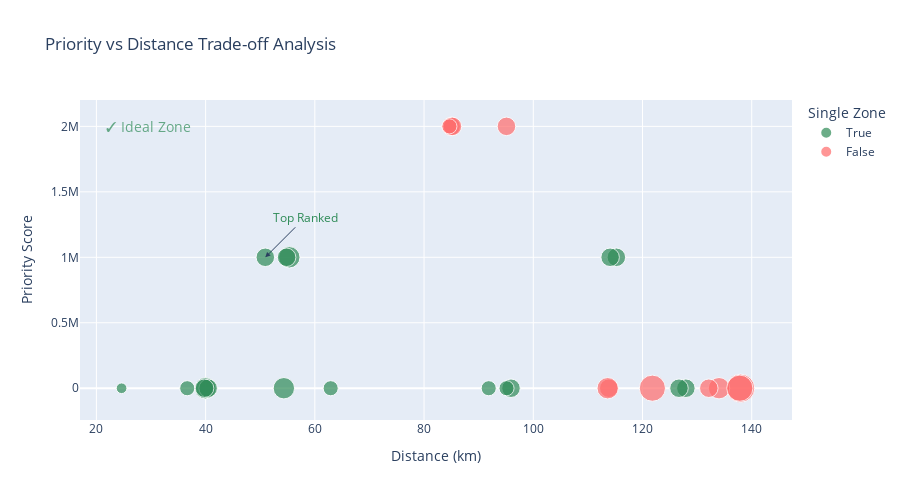

This figure's notebook cell:
### Code cell
# Scatter: Priority vs Distance with annotations
fig = px.scatter(
    results_df,
    x="total_distance_km",
    y="total_priority",
    size="order_count",
    color="is_single_zone",
    color_discrete_map={True: "#2E8B57", False: "#FF6B6B"},
    hover_data=["strategy", "zones", "total_pallets"],
    title="Priority vs Distance Trade-off Analysis",
    labels={
        "total_distance_km": "Distance (km)",
        "total_priority": "Priority Score",
        "is_single_zone": "Single Zone",
    },
)

# Mark top dispatch
top = results_df.iloc[0]
fig.add_annotation(
    x=top["total_distance_km"], y=top["total_priority"],
    text="Top Ranked", showarrow=True, arrowhead=2,
    ax=40, ay=-40, font=dict(color="#2E8B57", size=12)
)

# Add quadrant shading annotation
fig.add_annotation(
    x=results_df["total_distance_km"].min() + 5,
    y=results_df["total_priority"].max() - 1000,
    text="✓ Ideal Zone",
    showarrow=False,
    font=dict(color="#2E8B57", size=14),
    opacity=0.7
)

fig.update_layout(height=500)
fig.show()

### Figure 1 — Plotly figure (JSON) as saved in the notebook; plotly's stock layout.template omitted (floating-point values rounded to 4 significant figures)
{"data": [{"customdata": [["greedy_zone_caba", "CABA", 8.93], ["greedy_zone_caba", "CABA", 8], ["greedy_zone_caba", "CABA", 7.09], ["greedy_zone_north", "NORTH_ZONE", 7.36], ["greedy_zone_north", "NORTH_ZONE", 6.74], ["greedy_zone_south", "SOUTH_ZONE", 8.06], ["greedy_best_fit", "CABA", 8], ["greedy_zone_caba", "CABA", 8.91], ["greedy_zone_spillover", "CABA", 7.89], ["greedy_zone_south", "SOUTH_ZONE", 6.91], ["greedy_zone_south", "SOUTH_ZONE", 7.28], ["greedy_zone_west", "WEST_ZONE", 5.62], ["greedy_zone_west", "WEST_ZONE", 7.94], ["greedy_zone_west", "WEST_ZONE", 7.13], ["greedy_zone_west", "WEST_ZONE", 5.7], ["greedy_zone_north", "NORTH_ZONE", 8.21], ["greedy_zone_north", "NORTH_ZONE", 7.4]], "hovertemplate": "Single Zone=True<br>Distance (km)=%{x}<br>Priority Score=%{y}<br>order_count=%{marker.size}<br>strategy=%{customdata[0]}<br>zones=%{customdata[1]}<br>total_pallets=%{customdata[2]}<extra></extra>", "legendgroup": "True", "marker": {"color": "#2E8B57", "size": [3, 4, 3, 3, 3, 4, 1, 2, 3, 3, 4, 2, 3, 2, 2, 3, 3], "sizemode": "area", "sizeref": 0.0175, "symbol": "circle"}, "mode": "markers", "name": "True", "orientation": "v", "showlegend": true, "type": "scatter", "x": [50.93, 55.33, 54.83, 115.2, 114.1, 39.95, 24.61, 36.63, 40.46, 39.81, 54.33, 62.9, 95.92, 95.1, 91.84, 127.9, 126.7], "xaxis": "x", "y": [1000000.0, 1000000.0, 1000000.0, 1000000.0, 1000000.0, 212.1, 63.56, 149.5, 183.3, 192.5, 204.5, 159.6, 225.9, 158.7, 167.9, 188.4, 232.6], "yaxis": "y"}, {"customdata": [["greedy_efficiency", "NORTH_ZONE, CABA", 8.41], ["greedy_mandatory_nearest", "NORTH_ZONE, CABA", 8.21], ["greedy_priority", "NORTH_ZONE, CABA", 7.5], ["greedy_efficiency", "NORTH_ZONE, WEST_ZONE, CABA", 8.31], ["greedy_priority", "NORTH_ZONE, SOUTH_ZONE, WEST_ZONE", 7.82], ["greedy_zone_spillover", "NORTH_ZONE, CABA", 7.19], ["greedy_efficiency", "NORTH_ZONE, SOUTH_ZONE, WEST_ZONE, CABA", 7.13], ["dp_optimal", "NORTH_ZONE, SOUTH_ZONE, WEST_ZONE, CABA", 8.78], ["greedy_zone_spillover", "NORTH_ZONE, WEST_ZONE, CABA", 7.87], ["greedy_priority", "NORTH_ZONE, SOUTH_ZONE, WEST_ZONE", 7.9], ["greedy_efficiency", "NORTH_ZONE, SOUTH_ZONE, WEST_ZONE, CABA", 7.63]], "hovertemplate": "Single Zone=False<br>Distance (km)=%{x}<br>Priority Score=%{y}<br>order_count=%{marker.size}<br>strategy=%{customdata[0]}<br>zones=%{customdata[1]}<br>total_pallets=%{customdata[2]}<extra></extra>", "legendgroup": "False", "marker": {"color": "#FF6B6B", "size": [3, 3, 2, 3, 3, 4, 6, 7, 4, 3, 6], "sizemode": "area", "sizeref": 0.0175, "symbol": "circle"}, "mode": "markers", "name": "False", "orientation": "v", "showlegend": true, "type": "scatter", "x": [84.97, 85.2, 84.64, 95.09, 113.8, 113.6, 121.8, 138.0, 134.0, 132.1, 137.8], "xaxis": "x", "y": [2000000.0, 2000000.0, 2000000.0, 2000000.0, 294.1, 284.8, 477.7, 467.1, 356.1, 302.4, 447.5], "yaxis": "y"}], "layout": {"annotations": [{"arrowhead": 2, "ax": 40, "ay": -40, "font": {"color": "#2E8B57", "size": 12}, "showarrow": true, "text": "Top Ranked", "x": 50.93, "y": 1000000.0}, {"font": {"color": "#2E8B57", "size": 14}, "opacity": 0.7, "showarrow": false, "text": "✓ Ideal Zone", "x": 29.61, "y": 1999000.0}], "height": 500, "legend": {"itemsizing": "constant", "title": {"text": "Single Zone"}, "tracegroupgap": 0}, "title": {"text": "Priority vs Distance Trade-off Analysis"}, "xaxis": {"anchor": "y", "domain": [0, 1], "title": {"text": "Distance (km)"}}, "yaxis": {"anchor": "x", "domain": [0, 1], "title": {"text": "Priority Score"}}}}
